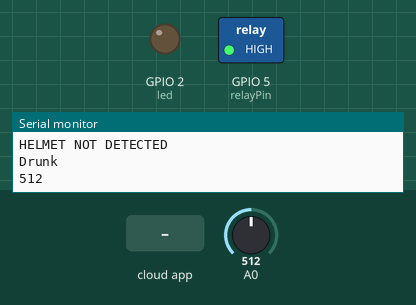
This sketch was run on a simulated ESP8266 (NodeMCU). On the bench: switched loads named in the sketch (green lamp = pin HIGH), output pins drawn as LEDs (lit = HIGH), the last lines printed to the serial monitor. The inputs (shaded band) are chosen by the test bench; at power-on: A0 = 512. WiFi joins after 1.5 s; servers stay silent unless stated; the Firebase database answers and starts empty.

Above: at 2.7 s.
2.8 s: the phone or cloud app sets helmet_detected to 1
At 3.3 s:
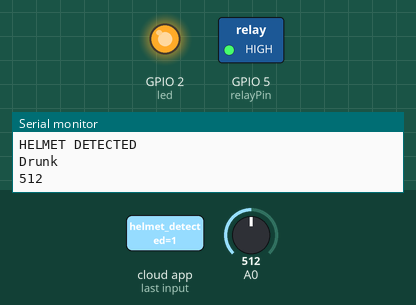
4.3 s: the phone or cloud app sets helmet_detected to 0
At 5.2 s:
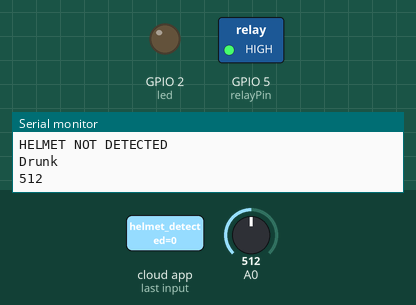
Timing chart, 0 to 7.3 s (numbered marks = the images above; inputs shaded):
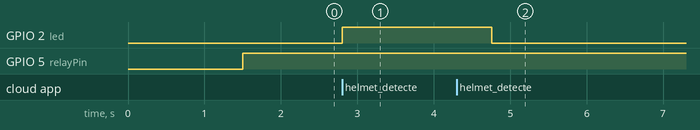

The sketch:

HELMET.ino
```cpp
#include <Arduino.h>
#if defined(ESP32)
  #include <WiFi.h>
#elif defined(ESP8266)
  #include <ESP8266WiFi.h>
#endif
#include <Firebase_ESP_Client.h>

//Provide the token generation process info.
#include "addons/TokenHelper.h"
//Provide the RTDB payload printing info and other helper functions.
#include "addons/RTDBHelper.h"

// Insert your network credentials
#define WIFI_SSID "JITHU4G"
#define WIFI_PASSWORD "jithu2004"

// Insert Firebase project API Key
#define API_KEY "AIzaSyARJLa0PPzXvxiVYIxRlXnkk-8iRr5mios"

// Insert RTDB URLefine the RTDB URL */
#define DATABASE_URL "https://fire-836b7-default-rtdb.firebaseio.com/"

//Define Firebase Data object
FirebaseData fbdo;

FirebaseAuth auth;
FirebaseConfig config;

unsigned long sendDataPrevMillis = 0;
int intValue;
float floatValue;
bool signupOK = false;

const int sensorPin = 34;   // Analog pin (ADC) for MQ sensor
const int relayPin = 5;     // Digital pin for relay control (changed to pin 5)
int led = 2;

void setup() {
  pinMode(sensorPin, INPUT);
  pinMode(relayPin, OUTPUT);
  pinMode(led, OUTPUT);


  Serial.begin(115200);
  WiFi.begin(WIFI_SSID, WIFI_PASSWORD);
  Serial.print("Connecting to Wi-Fi");
  while (WiFi.status() != WL_CONNECTED) {
    Serial.print(".");
    delay(300);
  }
  Serial.println();
  Serial.print("Connected with IP: ");
  Serial.println(WiFi.localIP());
  Serial.println();

  /* Assign the api key (required) */
  config.api_key = API_KEY;

  /* Assign the RTDB URL (required) */
  config.database_url = DATABASE_URL;

  /* Sign up */
  if (Firebase.signUp(&config, &auth, "", "")) {
    Serial.println("ok");
    signupOK = true;
  }
  else {
    Serial.printf("%s\n", config.signer.signupError.message.c_str());
  }

  /* Assign the callback function for the long running token generation task */
  config.token_status_callback = tokenStatusCallback; //see addons/TokenHelper.h

  Firebase.begin(&config, &auth);
  Firebase.reconnectWiFi(true);
}

void loop() {
  // Read the sensor value
  int x = analogRead(sensorPin);

  if (x < 2600) {
    digitalWrite(relayPin, HIGH);
    Serial.println("Drunk");
    Serial.println(x);
    delay(500);
  } else {
    digitalWrite(relayPin, LOW);
    Serial.println("NOT-Drunk");
    Serial.println(x);
    delay(500);
  }

  if (Firebase.ready() && signupOK && (millis() - sendDataPrevMillis > 500 || sendDataPrevMillis == 0)) {
    sendDataPrevMillis = millis();
    if (Firebase.RTDB.getInt(&fbdo, "/helmet_detection/helmet_detected")) {
      if (fbdo.dataType() == "int") {
        intValue = fbdo.intData();
        Serial.println(intValue);

        if (intValue == 1){
          digitalWrite(led, HIGH);
          digitalWrite(relayPin, HIGH);
          Serial.println("HELMET DETECTED");
        }
        else{
          digitalWrite(led, LOW);
          digitalWrite(relayPin, LOW);
          Serial.println("HELMET NOT DETECTED");
        }
      }
    }
    else {
      Serial.println(fbdo.errorReason());
    }
  }
}
```

Measured:
- after the input at 2.8 s, GPIO 2 (led): LOW → HIGH at once
- after the input at 4.3 s, GPIO 2 (led): HIGH → LOW after 0.46 s
